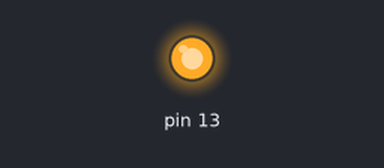
The sketch below on a simulated Arduino Uno, built with avr-gcc and run on an emulated ATmega328P. Shown: output pins drawn as LEDs (lit = HIGH).

Above: at 0.5 s.
At 14.0 s:
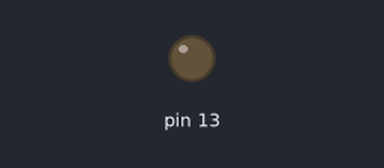
Timing chart, 0 to 22.1 s (numbered marks = the images above):
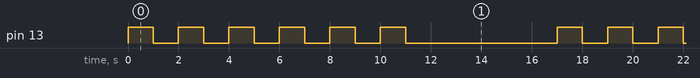

The sketch:

BlinkLed.ino
```cpp
void setup() {
  // put your setup code here, to run once:
pinMode(13, OUTPUT);
}

void loop() {
  // put your main code here, to run repeatedly:
  int icount = 0;
  while(icount <6){
    digitalWrite(13, HIGH);
    delay(1000);
    digitalWrite(13, LOW);
    delay(1000);
    icount = icount+1;
    if (icount == 6){
      digitalWrite(13, LOW);
      delay(5000);
    }
  }
}
```

Measured:
- by itself, pin 13: repeats every 17.0 s: 5 × (LOW 1.0 s, HIGH 1.0 s), LOW 6.0 s, HIGH 1.0 s
- by itself, everything shown: repeats every 17.0 s, in 12 steps
